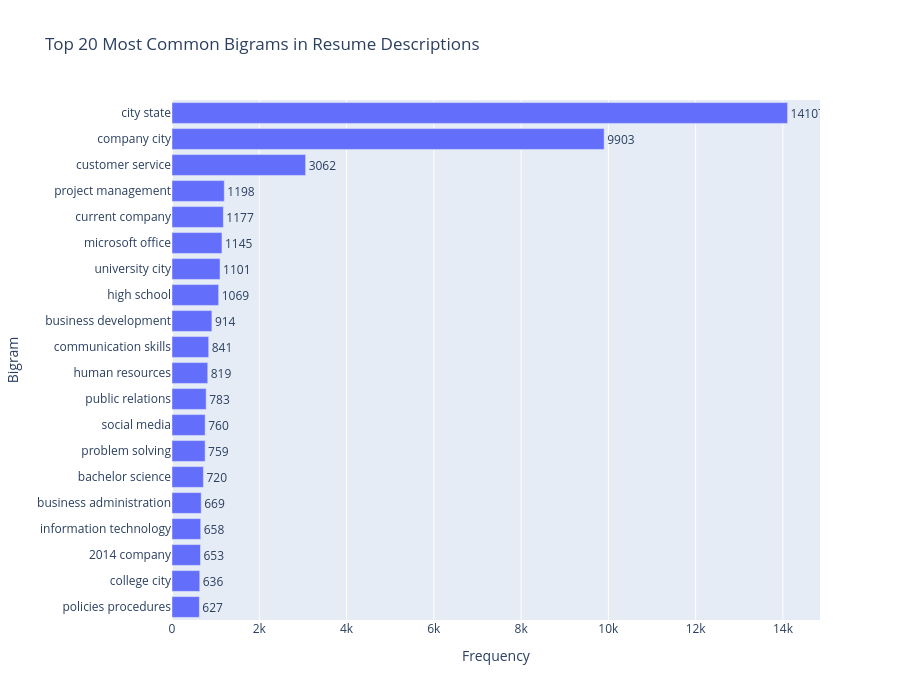

Notebook source saved alongside this figure:
### Code cell
text = resume_df["clean_description"].dropna().astype(str)

# bigram
vectorizer = CountVectorizer(
    stop_words="english",
    ngram_range=(2, 2),
    min_df=2
)

X = vectorizer.fit_transform(text)

bigram_counts = X.sum(axis=0).A1
bigrams = vectorizer.get_feature_names_out()

common_bigrams = (
    pd.DataFrame({
        "bigram": bigrams,
        "count": bigram_counts
    })
    .sort_values("count", ascending=False)
    .head(20)
)

fig = px.bar(
    common_bigrams.sort_values("count"),
    x="count",
    y="bigram",
    orientation="h",
    text="count",
    title="Top 20 Most Common Bigrams in Resume Descriptions",
    labels={
        "count": "Frequency",
        "bigram": "Bigram"
    }
)

fig.update_traces(textposition="outside")

fig.update_layout(
    width=900,
    height=700,
    yaxis=dict(categoryorder="total ascending")
)

fig.show()

### Figure 1 — Plotly figure (JSON) as saved in the notebook; plotly's stock layout.template omitted (floating-point values rounded to 4 significant figures)
{"data": [{"hovertemplate": "Frequency=%{text}<br>Bigram=%{y}<extra></extra>", "legendgroup": "", "marker": {"color": "#636efa", "pattern": {"shape": ""}}, "name": "", "orientation": "h", "showlegend": false, "text": [627.0, 636.0, 653.0, 658.0, 669.0, 720.0, 759.0, 760.0, 783.0, 819.0, 841.0, 914.0, 1069.0, 1101.0, 1145.0, 1177.0, 1198.0, 3062.0, 9903.0, 14110.0], "textposition": "outside", "type": "bar", "x": [627, 636, 653, 658, 669, 720, 759, 760, 783, 819, 841, 914, 1069, 1101, 1145, 1177, 1198, 3062, 9903, 14107], "xaxis": "x", "y": ["policies procedures", "college city", "2014 company", "information technology", "business administration", "bachelor science", "problem solving", "social media", "public relations", "human resources", "communication skills", "business development", "high school", "university city", "microsoft office", "current company", "project management", "customer service", "company city", "city state"], "yaxis": "y"}], "layout": {"barmode": "relative", "height": 700, "legend": {"tracegroupgap": 0}, "title": {"text": "Top 20 Most Common Bigrams in Resume Descriptions"}, "width": 900, "xaxis": {"anchor": "y", "domain": [0, 1], "title": {"text": "Frequency"}}, "yaxis": {"anchor": "x", "categoryorder": "total ascending", "domain": [0, 1], "title": {"text": "Bigram"}}}}
